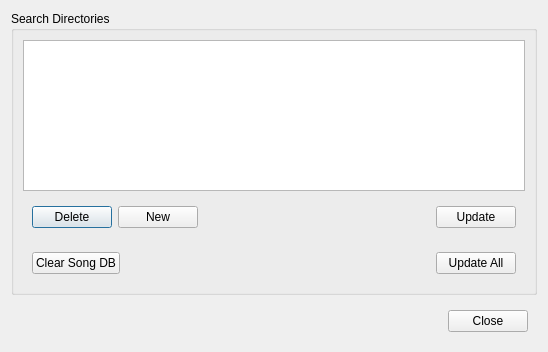
<?xml version="1.0" encoding="UTF-8"?>
<ui version="4.0">
 <class>DatabaseDialog</class>
 <widget class="QDialog" name="DatabaseDialog">
  <property name="geometry">
   <rect>
    <x>0</x>
    <y>0</y>
    <width>548</width>
    <height>352</height>
   </rect>
  </property>
  <property name="windowTitle">
   <string>Dialog</string>
  </property>
  <layout class="QVBoxLayout" name="verticalLayout_2">
   <item>
    <layout class="QVBoxLayout" name="verticalLayout">
     <item>
      <widget class="QGroupBox" name="groupBox">
       <property name="title">
        <string>Search Directories</string>
       </property>
       <layout class="QVBoxLayout" name="verticalLayout_3">
        <item>
         <widget class="QTreeView" name="treeViewFolders">
          <property name="editTriggers">
           <set>QAbstractItemView::NoEditTriggers</set>
          </property>
          <property name="rootIsDecorated">
           <bool>false</bool>
          </property>
          <property name="uniformRowHeights">
           <bool>true</bool>
          </property>
          <property name="itemsExpandable">
           <bool>false</bool>
          </property>
          <property name="allColumnsShowFocus">
           <bool>true</bool>
          </property>
          <property name="expandsOnDoubleClick">
           <bool>false</bool>
          </property>
         </widget>
        </item>
        <item>
         <widget class="QFrame" name="frame">
          <property name="frameShape">
           <enum>QFrame::NoFrame</enum>
          </property>
          <property name="frameShadow">
           <enum>QFrame::Plain</enum>
          </property>
          <layout class="QHBoxLayout" name="horizontalLayout">
           <item>
            <widget class="QPushButton" name="buttonDelete">
             <property name="text">
              <string>Delete</string>
             </property>
            </widget>
           </item>
           <item>
            <widget class="QPushButton" name="buttonNew">
             <property name="text">
              <string>New</string>
             </property>
            </widget>
           </item>
           <item>
            <spacer name="horizontalSpacer">
             <property name="orientation">
              <enum>Qt::Horizontal</enum>
             </property>
             <property name="sizeHint" stdset="0">
              <size>
               <width>40</width>
               <height>20</height>
              </size>
             </property>
            </spacer>
           </item>
           <item>
            <widget class="QPushButton" name="buttonUpdate">
             <property name="text">
              <string>Update</string>
             </property>
            </widget>
           </item>
          </layout>
         </widget>
        </item>
        <item>
         <widget class="QFrame" name="frame_3">
          <property name="frameShape">
           <enum>QFrame::NoFrame</enum>
          </property>
          <property name="frameShadow">
           <enum>QFrame::Plain</enum>
          </property>
          <layout class="QHBoxLayout" name="horizontalLayout_3">
           <item>
            <widget class="QPushButton" name="btnClearDatabase">
             <property name="text">
              <string>Clear Song DB</string>
             </property>
            </widget>
           </item>
           <item>
            <spacer name="horizontalSpacer_3">
             <property name="orientation">
              <enum>Qt::Horizontal</enum>
             </property>
             <property name="sizeHint" stdset="0">
              <size>
               <width>40</width>
               <height>20</height>
              </size>
             </property>
            </spacer>
           </item>
           <item>
            <widget class="QPushButton" name="buttonUpdateAll">
             <property name="text">
              <string>Update All</string>
             </property>
            </widget>
           </item>
          </layout>
         </widget>
        </item>
       </layout>
      </widget>
     </item>
    </layout>
   </item>
   <item>
    <widget class="QFrame" name="frame_2">
     <property name="frameShape">
      <enum>QFrame::NoFrame</enum>
     </property>
     <property name="frameShadow">
      <enum>QFrame::Raised</enum>
     </property>
     <layout class="QHBoxLayout" name="horizontalLayout_2">
      <item>
       <spacer name="horizontalSpacer_2">
        <property name="orientation">
         <enum>Qt::Horizontal</enum>
        </property>
        <property name="sizeHint" stdset="0">
         <size>
          <width>40</width>
          <height>20</height>
         </size>
        </property>
       </spacer>
      </item>
      <item>
       <widget class="QPushButton" name="buttonClose">
        <property name="text">
         <string>Close</string>
        </property>
       </widget>
      </item>
     </layout>
    </widget>
   </item>
  </layout>
 </widget>
 <resources/>
 <connections/>
</ui>
